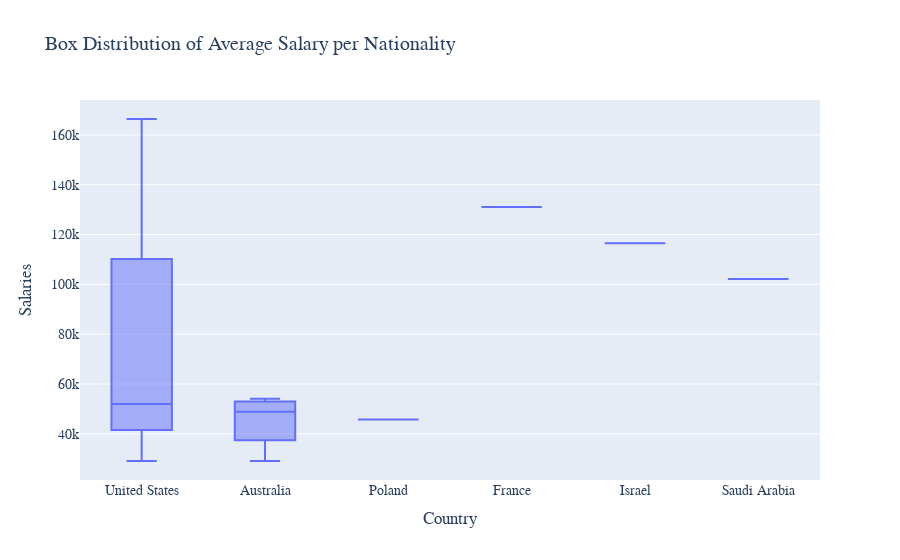

Write notebook code for a chart like this one.
### Markdown cell above
# Exploratory Data Analysis
## Part 1

### Code cell
# Box Distribution for Country
fig = go.Figure()
fig.add_trace(go.Box(y=df['Salary'], x=df['Country']))
fig.update_layout(
    title='Box Distribution of Average Salary per Nationality',xaxis_title='Country',
    yaxis_title='Salaries',
    font=dict(family="Courier New, monospace", size=14))
fig.show()

### Figure 1 — Plotly figure (JSON) as saved in the notebook; plotly's stock layout.template omitted (floating-point values rounded to 4 significant figures; data arrays with more than 128 entries replaced by an {"elided": "..."} marker saying what was removed)
{"data": [{"type": "box", "x": {"elided": "174 str values"}, "y": {"elided": "174 float values"}}], "layout": {"font": {"family": "Courier New, monospace", "size": 14}, "title": {"text": "Box Distribution of Average Salary per Nationality"}, "xaxis": {"title": {"text": "Country"}}, "yaxis": {"title": {"text": "Salaries"}}}}
